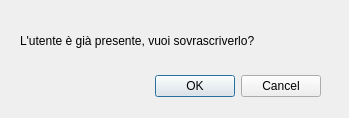
<?xml version="1.0" encoding="UTF-8"?>
<ui version="4.0">
 <class>DialogForm</class>
 <widget class="QDialog" name="DialogForm">
  <property name="geometry">
   <rect>
    <x>0</x>
    <y>0</y>
    <width>349</width>
    <height>118</height>
   </rect>
  </property>
  <property name="windowTitle">
   <string>Dialog</string>
  </property>
  <widget class="QDialogButtonBox" name="BT_dialog">
   <property name="geometry">
    <rect>
     <x>150</x>
     <y>70</y>
     <width>171</width>
     <height>32</height>
    </rect>
   </property>
   <property name="orientation">
    <enum>Qt::Horizontal</enum>
   </property>
   <property name="standardButtons">
    <set>QDialogButtonBox::Cancel|QDialogButtonBox::Ok</set>
   </property>
  </widget>
  <widget class="QLabel" name="LB_desc">
   <property name="geometry">
    <rect>
     <x>20</x>
     <y>20</y>
     <width>301</width>
     <height>41</height>
    </rect>
   </property>
   <property name="text">
    <string>L'utente è già presente, vuoi sovrascriverlo?</string>
   </property>
  </widget>
 </widget>
 <resources/>
 <connections>
  <connection>
   <sender>BT_dialog</sender>
   <signal>accepted()</signal>
   <receiver>DialogForm</receiver>
   <slot>accept()</slot>
   <hints>
    <hint type="sourcelabel">
     <x>248</x>
     <y>254</y>
    </hint>
    <hint type="destinationlabel">
     <x>157</x>
     <y>274</y>
    </hint>
   </hints>
  </connection>
  <connection>
   <sender>BT_dialog</sender>
   <signal>rejected()</signal>
   <receiver>DialogForm</receiver>
   <slot>reject()</slot>
   <hints>
    <hint type="sourcelabel">
     <x>316</x>
     <y>260</y>
    </hint>
    <hint type="destinationlabel">
     <x>286</x>
     <y>274</y>
    </hint>
   </hints>
  </connection>
 </connections>
</ui>
